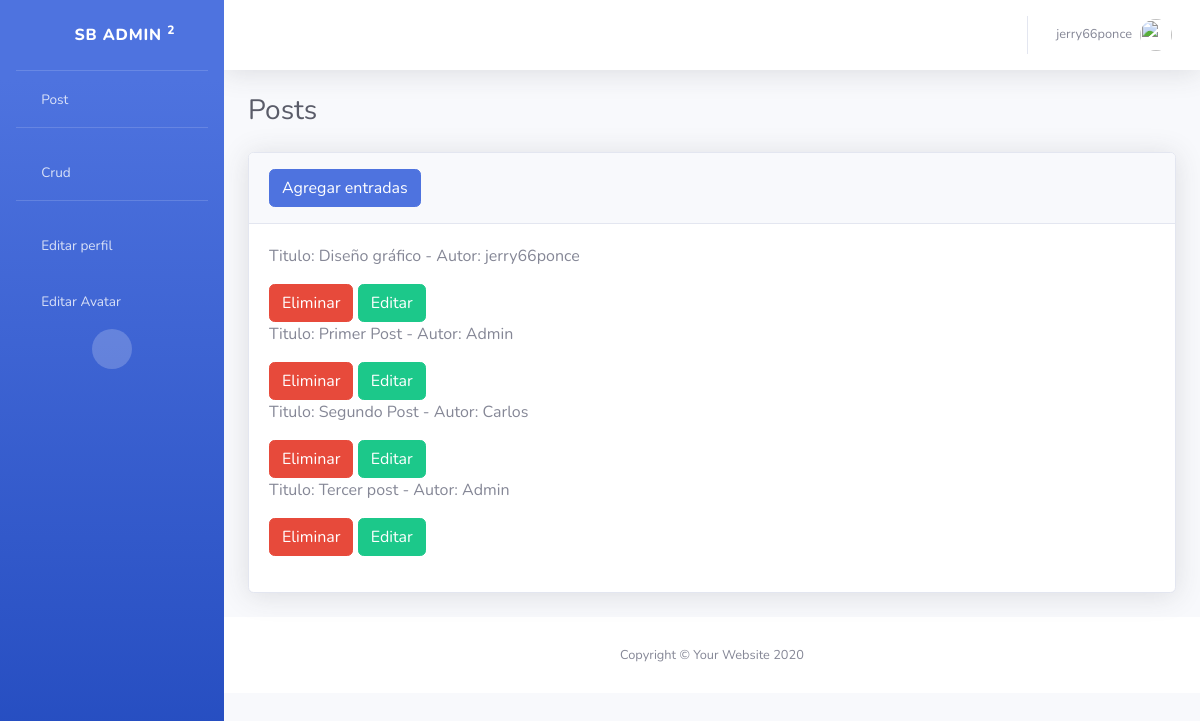
/leerEntradas (signed in), run on the app's committed database.
### coder/models.py (models this page shows)
class Post(models.Model):
    titulo = models.CharField(max_length=100)
    subtitulo = models.CharField(max_length=100)
    cuerpo = RichTextField(verbose_name="Contenido")
    autor = models.ForeignKey(User, on_delete=models.CASCADE)
    fecha = models.DateField()
    imagen = models.URLField(default="Pega el link de una imagen")
    slug = models.SlugField(max_length=200, unique=True)
    def __str__(self):
        return f"Titulo: {self.titulo} - Autor: {self.autor}"
    class Meta:
        verbose_name = "Post"  # traduce el nombre de la app
        verbose_name_plural = "posts"  # traduce el nombre de la app

### coder/views.py (the view)
# urls.py: path("leerEntradas", leerEntradas, name="LeerEntradas"),
def leerEntradas(request):
    avatares = Avatar.objects.filter(user=request.user.id)
    url_avatar = None
    if avatares.exists():
        url_avatar = avatares[0].imagen.url
    entradas = Post.objects.all()  # trae todas las entradas
    contexto = {
        "entradas": entradas,
        "url": url_avatar,
    }  # el contexto sirve para imprimir las entradas
    return render(request, "coder/crud.html", contexto)

### coder/templates/coder/crud.html
{%extends 'coder/base2.html'%}
{% block content %}
<h1 class="h3 mb-4 text-gray-800">Posts</h1>
<div class="card shadow mb-4">
    <div class="card-header py-3">
        <a class="btn btn-primary" href="{% url 'fields' %}">Agregar entradas</a>
    </div>
    <div class="card-body">
        <div class="table-responsive">
            <table class="table table-bordered" id="dataTable" width="100%" cellspacing="0">
                {%for p in entradas%}
                <div class="estilizar">
                    <div class="contenido">
                        <p>{{p}}</p>
                    </div>
                    <div class="botones">
                        <a  class="btn btn-danger" href="{% url 'EliminarEntradas' p.titulo %}">Eliminar</a>
                        <a  class="btn btn-success" href="{% url 'EditarEntradas' p.titulo %}">Editar</a>
                    </div>
                </div>
                {%endfor%}
            </table>
        </div>
    </div>
</div>
{% endblock %}

### coder/templates/coder/base2.html (shortened to what this page needs)
<!DOCTYPE html>
<html lang="en">
<head>
    {% load static %}
    <link href="{% static 'core/vendor/fontawesome-free/css/all.min.css' %}" rel="stylesheet" type="text/css">
    <link href="{% static 'core/css/sb-admin-2.min.css' %}" rel="stylesheet">
</head>
<body id="page-top">
    <div id="wrapper">
        <ul class="navbar-nav bg-gradient-primary sidebar sidebar-dark accordion" id="accordionSidebar">
            <a class="sidebar-brand d-flex align-items-center justify-content-center" href="{% url 'fields' %}">
                <div class="sidebar-brand-icon rotate-n-15">
                    <i class="fas fa-laugh-wink"></i>
                </div>
                <div class="sidebar-brand-text mx-3">SB Admin <sup>2</sup></div>
            </a>
            <hr class="sidebar-divider my-0">
            <li class="nav-item">
                <a class="nav-link" href="{% url 'fields' %}">
                    <i class="fas fa-fw fa-tachometer-alt"></i>
                    <span>Post</span></a>
            </li>
            <hr class="sidebar-divider d-none d-md-block">
            <li class="nav-item">
                <a class="nav-link" href="{% url 'LeerEntradas' %}">
                    <i class="fas fa-fw fa-table"></i>
                    <span>Crud</span></a>
            </li>
            <hr class="sidebar-divider d-none d-md-block">
            <li class="nav-item">
                <a class="nav-link" href="{% url 'editarPerfil' %}">
                    <i class="fas fa-fw fa-table"></i>
                    <span>Editar perfil</span></a>
            </li>
            <li class="nav-item">
                <a class="nav-link" href="{% url 'editarAvatar' %}">
                    <i class="fas fa-fw fa-table"></i>
                    <span>Editar Avatar</span></a>
            </li>
            <div class="text-center d-none d-md-inline">
                <button class="rounded-circle border-0" id="sidebarToggle"></button>
            </div>
        </ul>
        <div id="content-wrapper" class="d-flex flex-column">
            <div id="content">
        <nav class="navbar navbar-expand navbar-light bg-white topbar mb-4 static-top shadow">
            <ul class="navbar-nav ml-auto">
                <li class="nav-item dropdown no-arrow">
                    <a class="nav-link dropdown-toggle" href="#" id="userDropdown" role="button"
                        data-toggle="dropdown" aria-haspopup="true" aria-expanded="false">
                        <span class="mr-2 d-none d-lg-inline text-gray-600 small">{{ user.username }}</span>
                        <img class="img-profile rounded-circle"
                            src="{{url}}">
                    </a>
                </li>
            </ul>
        </nav>
        <div class="container-fluid">
        {% block content %}
        {% endblock %}
    </div>
            <footer class="sticky-footer bg-white">
                <div class="container my-auto">
                    <div class="copyright text-center my-auto">
                        <span>Copyright &copy; Your Website 2020</span>
                    </div>
                </div>
            </footer>
        </div>
    </div>
</body>
</html>

### data on the page
Post: titulo+autor "Titulo: Diseño gráfico - Autor: jerry66ponce"
Post: titulo+autor "Titulo: Primer Post - Autor: Admin"
Post: titulo+autor "Titulo: Segundo Post - Autor: Carlos"
Post: titulo+autor "Titulo: Tercer post - Autor: Admin"

### other printed values
{{ user.username }} "jerry66ponce"
